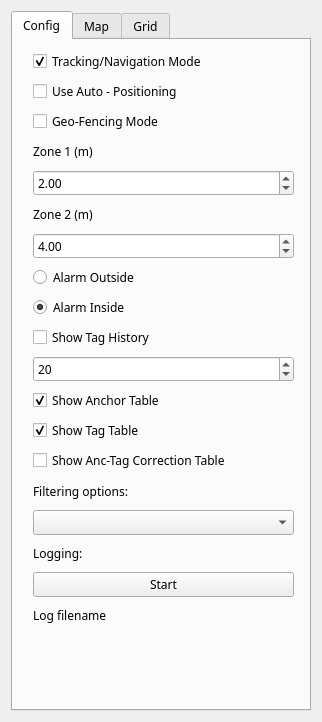
<?xml version="1.0" encoding="UTF-8"?>
<ui version="4.0">
 <class>ViewSettingsWidget</class>
 <widget class="QWidget" name="ViewSettingsWidget">
  <property name="windowModality">
   <enum>Qt::WindowModal</enum>
  </property>
  <property name="geometry">
   <rect>
    <x>0</x>
    <y>0</y>
    <width>322</width>
    <height>722</height>
   </rect>
  </property>
  <property name="windowTitle">
   <string>Form</string>
  </property>
  <layout class="QVBoxLayout" name="verticalLayout">
   <item>
    <widget class="QTabWidget" name="tabWidget">
     <property name="minimumSize">
      <size>
       <width>300</width>
       <height>300</height>
      </size>
     </property>
     <property name="font">
      <font>
       <family>微软雅黑</family>
      </font>
     </property>
     <property name="currentIndex">
      <number>0</number>
     </property>
     <widget class="QWidget" name="config_tab">
      <attribute name="title">
       <string>Config</string>
      </attribute>
      <widget class="QLabel" name="label_logingstatus_2">
       <property name="geometry">
        <rect>
         <x>20</x>
         <y>400</y>
         <width>51</width>
         <height>20</height>
        </rect>
       </property>
       <property name="text">
        <string/>
       </property>
      </widget>
      <widget class="QWidget" name="verticalLayoutWidget">
       <property name="geometry">
        <rect>
         <x>20</x>
         <y>10</y>
         <width>261</width>
         <height>577</height>
        </rect>
       </property>
       <layout class="QVBoxLayout" name="verticalLayout_3">
        <property name="spacing">
         <number>7</number>
        </property>
        <property name="sizeConstraint">
         <enum>QLayout::SetMaximumSize</enum>
        </property>
        <item>
         <widget class="QCheckBox" name="showNavigationMode">
          <property name="font">
           <font>
            <family>微软雅黑</family>
           </font>
          </property>
          <property name="text">
           <string>Tracking/Navigation Mode</string>
          </property>
          <property name="checked">
           <bool>true</bool>
          </property>
         </widget>
        </item>
        <item>
         <widget class="QCheckBox" name="useAutoPos">
          <property name="enabled">
           <bool>true</bool>
          </property>
          <property name="font">
           <font>
            <family>微软雅黑</family>
           </font>
          </property>
          <property name="text">
           <string>Use Auto - Positioning</string>
          </property>
          <property name="checked">
           <bool>false</bool>
          </property>
         </widget>
        </item>
        <item>
         <widget class="QCheckBox" name="showGeoFencingMode">
          <property name="font">
           <font>
            <family>微软雅黑</family>
           </font>
          </property>
          <property name="text">
           <string>Geo-Fencing Mode</string>
          </property>
         </widget>
        </item>
        <item>
         <widget class="QLabel" name="label_z1">
          <property name="font">
           <font>
            <family>微软雅黑</family>
           </font>
          </property>
          <property name="text">
           <string>Zone 1 (m)</string>
          </property>
         </widget>
        </item>
        <item>
         <widget class="QDoubleSpinBox" name="zone1">
          <property name="font">
           <font>
            <family>微软雅黑</family>
           </font>
          </property>
          <property name="maximum">
           <double>300.000000000000000</double>
          </property>
          <property name="value">
           <double>2.000000000000000</double>
          </property>
         </widget>
        </item>
        <item>
         <widget class="QLabel" name="label_z2">
          <property name="font">
           <font>
            <family>微软雅黑</family>
           </font>
          </property>
          <property name="text">
           <string>Zone 2 (m)</string>
          </property>
         </widget>
        </item>
        <item>
         <widget class="QDoubleSpinBox" name="zone2">
          <property name="maximum">
           <double>300.000000000000000</double>
          </property>
          <property name="value">
           <double>4.000000000000000</double>
          </property>
         </widget>
        </item>
        <item>
         <widget class="QRadioButton" name="outAlarm">
          <property name="font">
           <font>
            <family>微软雅黑</family>
           </font>
          </property>
          <property name="text">
           <string>Alarm Outside</string>
          </property>
         </widget>
        </item>
        <item>
         <widget class="QRadioButton" name="inAlarm">
          <property name="font">
           <font>
            <family>微软雅黑</family>
           </font>
          </property>
          <property name="text">
           <string>Alarm Inside</string>
          </property>
          <property name="checked">
           <bool>true</bool>
          </property>
         </widget>
        </item>
        <item>
         <widget class="QCheckBox" name="showTagHistory">
          <property name="text">
           <string>Show Tag History</string>
          </property>
         </widget>
        </item>
        <item>
         <widget class="QSpinBox" name="tagHistoryN">
          <property name="minimum">
           <number>1</number>
          </property>
          <property name="maximum">
           <number>128</number>
          </property>
          <property name="value">
           <number>20</number>
          </property>
         </widget>
        </item>
        <item>
         <widget class="QCheckBox" name="showAnchorTable">
          <property name="text">
           <string>Show Anchor Table</string>
          </property>
          <property name="checked">
           <bool>true</bool>
          </property>
         </widget>
        </item>
        <item>
         <widget class="QCheckBox" name="showTagTable">
          <property name="text">
           <string>Show Tag Table</string>
          </property>
          <property name="checked">
           <bool>true</bool>
          </property>
         </widget>
        </item>
        <item>
         <widget class="QCheckBox" name="showAnchorTagCorrectionTable">
          <property name="enabled">
           <bool>true</bool>
          </property>
          <property name="text">
           <string>Show Anc-Tag Correction Table</string>
          </property>
          <property name="checked">
           <bool>false</bool>
          </property>
         </widget>
        </item>
        <item>
         <widget class="QLabel" name="label_z1_2">
          <property name="text">
           <string>Filtering options:</string>
          </property>
         </widget>
        </item>
        <item>
         <widget class="QComboBox" name="filtering"/>
        </item>
        <item>
         <widget class="QLabel" name="label_logingstatus">
          <property name="text">
           <string>Logging:</string>
          </property>
         </widget>
        </item>
        <item>
         <widget class="QPushButton" name="logging_pb">
          <property name="text">
           <string>Start</string>
          </property>
         </widget>
        </item>
        <item>
         <widget class="QLabel" name="label_logfile">
          <property name="text">
           <string>Log filename</string>
          </property>
         </widget>
        </item>
       </layout>
      </widget>
     </widget>
     <widget class="QWidget" name="floorplan_tab">
      <attribute name="title">
       <string>Map</string>
      </attribute>
      <layout class="QGridLayout" name="gridLayout_2">
       <item row="3" column="2">
        <widget class="QLabel" name="label_11">
         <property name="text">
          <string>pixels</string>
         </property>
        </widget>
       </item>
       <item row="4" column="1">
        <widget class="QDoubleSpinBox" name="floorplanXScale_sb">
         <property name="maximum">
          <double>1000.000000000000000</double>
         </property>
        </widget>
       </item>
       <item row="5" column="2">
        <widget class="QLabel" name="label_9">
         <property name="text">
          <string>pixesl/m</string>
         </property>
        </widget>
       </item>
       <item row="2" column="0">
        <widget class="QLabel" name="label_3">
         <property name="text">
          <string>X Offset</string>
         </property>
        </widget>
       </item>
       <item row="2" column="2">
        <widget class="QLabel" name="label_12">
         <property name="text">
          <string>pixels</string>
         </property>
        </widget>
       </item>
       <item row="2" column="1">
        <widget class="QSpinBox" name="floorplanXOff_sb">
         <property name="sizePolicy">
          <sizepolicy hsizetype="Minimum" vsizetype="Fixed">
           <horstretch>0</horstretch>
           <verstretch>0</verstretch>
          </sizepolicy>
         </property>
         <property name="minimum">
          <number>-65536</number>
         </property>
         <property name="maximum">
          <number>65535</number>
         </property>
        </widget>
       </item>
       <item row="0" column="0" colspan="2">
        <widget class="QLabel" name="floorplanPath_lb">
         <property name="text">
          <string>No Floor Plan</string>
         </property>
        </widget>
       </item>
       <item row="10" column="0">
        <spacer name="verticalSpacer">
         <property name="orientation">
          <enum>Qt::Vertical</enum>
         </property>
         <property name="sizeHint" stdset="0">
          <size>
           <width>20</width>
           <height>40</height>
          </size>
         </property>
        </spacer>
       </item>
       <item row="7" column="1">
        <widget class="QCheckBox" name="floorplanFlipY_cb">
         <property name="text">
          <string/>
         </property>
        </widget>
       </item>
       <item row="6" column="0">
        <widget class="QLabel" name="label_7">
         <property name="text">
          <string>Flip X</string>
         </property>
        </widget>
       </item>
       <item row="4" column="2">
        <widget class="QLabel" name="label_10">
         <property name="text">
          <string>pixels/m</string>
         </property>
        </widget>
       </item>
       <item row="4" column="0">
        <widget class="QLabel" name="label_6">
         <property name="text">
          <string>X Scale</string>
         </property>
        </widget>
       </item>
       <item row="5" column="1">
        <widget class="QDoubleSpinBox" name="floorplanYScale_sb">
         <property name="maximum">
          <double>1000.000000000000000</double>
         </property>
        </widget>
       </item>
       <item row="3" column="1">
        <widget class="QSpinBox" name="floorplanYOff_sb">
         <property name="minimum">
          <number>-65536</number>
         </property>
         <property name="maximum">
          <number>65536</number>
         </property>
        </widget>
       </item>
       <item row="6" column="1">
        <widget class="QCheckBox" name="floorplanFlipX_cb">
         <property name="text">
          <string/>
         </property>
        </widget>
       </item>
       <item row="7" column="0">
        <widget class="QLabel" name="label_8">
         <property name="text">
          <string>Flip Y</string>
         </property>
        </widget>
       </item>
       <item row="3" column="0">
        <widget class="QLabel" name="label_4">
         <property name="text">
          <string>Y Offset</string>
         </property>
        </widget>
       </item>
       <item row="5" column="0">
        <widget class="QLabel" name="label_5">
         <property name="text">
          <string>Y Scale</string>
         </property>
        </widget>
       </item>
       <item row="8" column="0" colspan="3">
        <layout class="QGridLayout" name="gridLayout">
         <property name="horizontalSpacing">
          <number>6</number>
         </property>
         <item row="6" column="0">
          <widget class="QPushButton" name="floorplanOpen_pb">
           <property name="sizePolicy">
            <sizepolicy hsizetype="Minimum" vsizetype="Fixed">
             <horstretch>0</horstretch>
             <verstretch>0</verstretch>
            </sizepolicy>
           </property>
           <property name="minimumSize">
            <size>
             <width>0</width>
             <height>0</height>
            </size>
           </property>
           <property name="text">
            <string>Open</string>
           </property>
          </widget>
         </item>
         <item row="0" column="0">
          <widget class="QCheckBox" name="showOrigin">
           <property name="text">
            <string>Show Origin</string>
           </property>
          </widget>
         </item>
         <item row="3" column="0">
          <widget class="QPushButton" name="scaleX_pb">
           <property name="text">
            <string>X Scale</string>
           </property>
          </widget>
         </item>
         <item row="5" column="0">
          <widget class="QPushButton" name="origin_pb">
           <property name="text">
            <string>Set Origin</string>
           </property>
          </widget>
         </item>
         <item row="4" column="0">
          <widget class="QPushButton" name="scaleY_pb">
           <property name="text">
            <string>Y Scale</string>
           </property>
          </widget>
         </item>
         <item row="1" column="0">
          <widget class="QCheckBox" name="saveFP">
           <property name="text">
            <string>Save Settings</string>
           </property>
          </widget>
         </item>
        </layout>
       </item>
      </layout>
     </widget>
     <widget class="QWidget" name="grid_tab">
      <attribute name="title">
       <string>Grid</string>
      </attribute>
      <widget class="QWidget" name="layoutWidget">
       <property name="geometry">
        <rect>
         <x>9</x>
         <y>21</y>
         <width>178</width>
         <height>111</height>
        </rect>
       </property>
       <layout class="QGridLayout" name="gridLayout_3">
        <item row="0" column="0">
         <widget class="QLabel" name="label">
          <property name="minimumSize">
           <size>
            <width>45</width>
            <height>0</height>
           </size>
          </property>
          <property name="text">
           <string>Width (m)</string>
          </property>
         </widget>
        </item>
        <item row="0" column="1">
         <widget class="QDoubleSpinBox" name="gridWidth_sb">
          <property name="decimals">
           <number>2</number>
          </property>
          <property name="singleStep">
           <double>0.100000000000000</double>
          </property>
          <property name="value">
           <double>0.500000000000000</double>
          </property>
         </widget>
        </item>
        <item row="1" column="0">
         <widget class="QLabel" name="label_2">
          <property name="minimumSize">
           <size>
            <width>45</width>
            <height>0</height>
           </size>
          </property>
          <property name="text">
           <string>Height (m)</string>
          </property>
         </widget>
        </item>
        <item row="1" column="1">
         <widget class="QDoubleSpinBox" name="gridHeight_sb">
          <property name="singleStep">
           <double>0.100000000000000</double>
          </property>
          <property name="value">
           <double>0.500000000000000</double>
          </property>
         </widget>
        </item>
        <item row="2" column="0" colspan="2">
         <widget class="QCheckBox" name="gridShow">
          <property name="text">
           <string>Show Grid</string>
          </property>
         </widget>
        </item>
       </layout>
      </widget>
     </widget>
    </widget>
   </item>
  </layout>
 </widget>
 <tabstops>
  <tabstop>gridWidth_sb</tabstop>
  <tabstop>gridHeight_sb</tabstop>
  <tabstop>floorplanXOff_sb</tabstop>
  <tabstop>floorplanYOff_sb</tabstop>
  <tabstop>floorplanXScale_sb</tabstop>
  <tabstop>floorplanYScale_sb</tabstop>
  <tabstop>floorplanFlipX_cb</tabstop>
  <tabstop>floorplanFlipY_cb</tabstop>
 </tabstops>
 <resources/>
 <connections/>
</ui>
